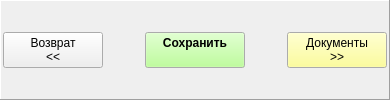
        <widget class="QFrame" name="frame_bn_pers">
         <property name="frameShape">
          <enum>QFrame::Panel</enum>
         </property>
         <property name="frameShadow">
          <enum>QFrame::Raised</enum>
         </property>
         <layout class="QHBoxLayout" name="horizontalLayout_7">
          <property name="spacing">
           <number>2</number>
          </property>
          <property name="leftMargin">
           <number>2</number>
          </property>
          <property name="topMargin">
           <number>2</number>
          </property>
          <property name="rightMargin">
           <number>2</number>
          </property>
          <property name="bottomMargin">
           <number>2</number>
          </property>
          <item>
           <widget class="QPushButton" name="bn_pers_pers_pan_back">
            <property name="enabled">
             <bool>true</bool>
            </property>
            <property name="minimumSize">
             <size>
              <width>100</width>
              <height>0</height>
             </size>
            </property>
            <property name="font">
             <font>
              <weight>50</weight>
              <bold>false</bold>
             </font>
            </property>
            <property name="text">
             <string>Возврат
&lt;&lt;</string>
            </property>
           </widget>
          </item>
          <item>
           <spacer name="horizontalSpacer_8">
            <property name="orientation">
             <enum>Qt::Horizontal</enum>
            </property>
            <property name="sizeHint" stdset="0">
             <size>
              <width>40</width>
              <height>20</height>
             </size>
            </property>
           </spacer>
          </item>
          <item>
           <widget class="QPushButton" name="bn_pers_save">
            <property name="minimumSize">
             <size>
              <width>100</width>
              <height>0</height>
             </size>
            </property>
            <property name="palette">
             <palette>
              <active>
               <colorrole role="Button">
                <brush brushstyle="SolidPattern">
                 <color alpha="255">
                  <red>170</red>
                  <green>255</green>
                  <blue>127</blue>
                 </color>
                </brush>
               </colorrole>
              </active>
              <inactive>
               <colorrole role="Button">
                <brush brushstyle="SolidPattern">
                 <color alpha="255">
                  <red>170</red>
                  <green>255</green>
                  <blue>127</blue>
                 </color>
                </brush>
               </colorrole>
              </inactive>
              <disabled>
               <colorrole role="Button">
                <brush brushstyle="SolidPattern">
                 <color alpha="255">
                  <red>170</red>
                  <green>255</green>
                  <blue>127</blue>
                 </color>
                </brush>
               </colorrole>
              </disabled>
             </palette>
            </property>
            <property name="font">
             <font>
              <weight>75</weight>
              <bold>true</bold>
             </font>
            </property>
            <property name="text">
             <string>Сохранить
 </string>
            </property>
           </widget>
          </item>
          <item>
           <spacer name="horizontalSpacer_6">
            <property name="orientation">
             <enum>Qt::Horizontal</enum>
            </property>
            <property name="sizeHint" stdset="0">
             <size>
              <width>40</width>
              <height>20</height>
             </size>
            </property>
           </spacer>
          </item>
          <item>
           <widget class="QPushButton" name="bn_pers_document">
            <property name="minimumSize">
             <size>
              <width>100</width>
              <height>0</height>
             </size>
            </property>
            <property name="palette">
             <palette>
              <active>
               <colorrole role="Button">
                <brush brushstyle="SolidPattern">
                 <color alpha="255">
                  <red>255</red>
                  <green>255</green>
                  <blue>127</blue>
                 </color>
                </brush>
               </colorrole>
              </active>
              <inactive>
               <colorrole role="Button">
                <brush brushstyle="SolidPattern">
                 <color alpha="255">
                  <red>255</red>
                  <green>255</green>
                  <blue>127</blue>
                 </color>
                </brush>
               </colorrole>
              </inactive>
              <disabled>
               <colorrole role="Button">
                <brush brushstyle="SolidPattern">
                 <color alpha="255">
                  <red>255</red>
                  <green>255</green>
                  <blue>127</blue>
                 </color>
                </brush>
               </colorrole>
              </disabled>
             </palette>
            </property>
            <property name="font">
             <font>
              <weight>50</weight>
              <bold>false</bold>
             </font>
            </property>
            <property name="text">
             <string>Документы
&gt;&gt;</string>
            </property>
           </widget>
          </item>
         </layout>
        </widget>
